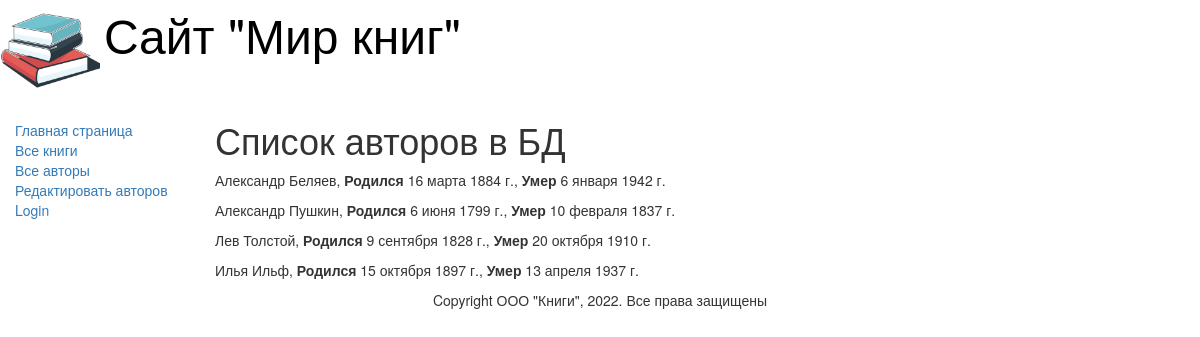
Screenshot of /authors/ with the database file from the repository.
### catalog/models.py (models this page shows, shortened)
class Author(models.Model):
    first_name = models.CharField(max_length=100,
                                  help_text="Введите имя автора",
                                  verbose_name="Имя автора")
    last_name = models.CharField(max_length=100,
                                 help_text="Введите фамилию автора",
                                 verbose_name="Фамилия автора")
    date_of_birth = models.DateField(help_text="Введите дату рождения",
                                     verbose_name="Дата рождения",
                                     null=True, blank=True)
    date_of_death = models.DateField(help_text="Введите дату смерти",
                                     verbose_name="Дата смерти",
                                     null=True, blank=True)

### catalog/views.py (the view)
# urls.py: re_path(r'^authors/$', views.AuthorListView.as_view(), name='authors'),
class AuthorListView(generic.ListView):
    model = Author
    paginate_by = 4

### templates/catalog/author_list.html
{% extends "base_generic.html" %}
{% block content %}
<h1> Список авторов в БД</h1>
{% if author_list %}
    {% for author in author_list.all %}
        <p>{{author.first_name}} {{author.last_name}},
<strong>Родился</strong> {{author.date_of_birth}}, <strong>Умер</strong> {{author.date_of_death}}</p>
    {% endfor %}
{% else %}
<p> В базе данных авторов нет </p>
{% endif %}
{% endblock %}

### rows the page displays
Author: first_name "Александр", last_name "Беляев", date_of_birth "16 марта 1884 г.", date_of_death "6 января 1942 г."
Author: first_name "Александр", last_name "Пушкин", date_of_birth "6 июня 1799 г.", date_of_death "10 февраля 1837 г."
Author: first_name "Лев", last_name "Толстой", date_of_birth "9 сентября 1828 г.", date_of_death "20 октября 1910 г."
Author: first_name "Илья", last_name "Ильф", date_of_birth "15 октября 1897 г.", date_of_death "13 апреля 1937 г."
